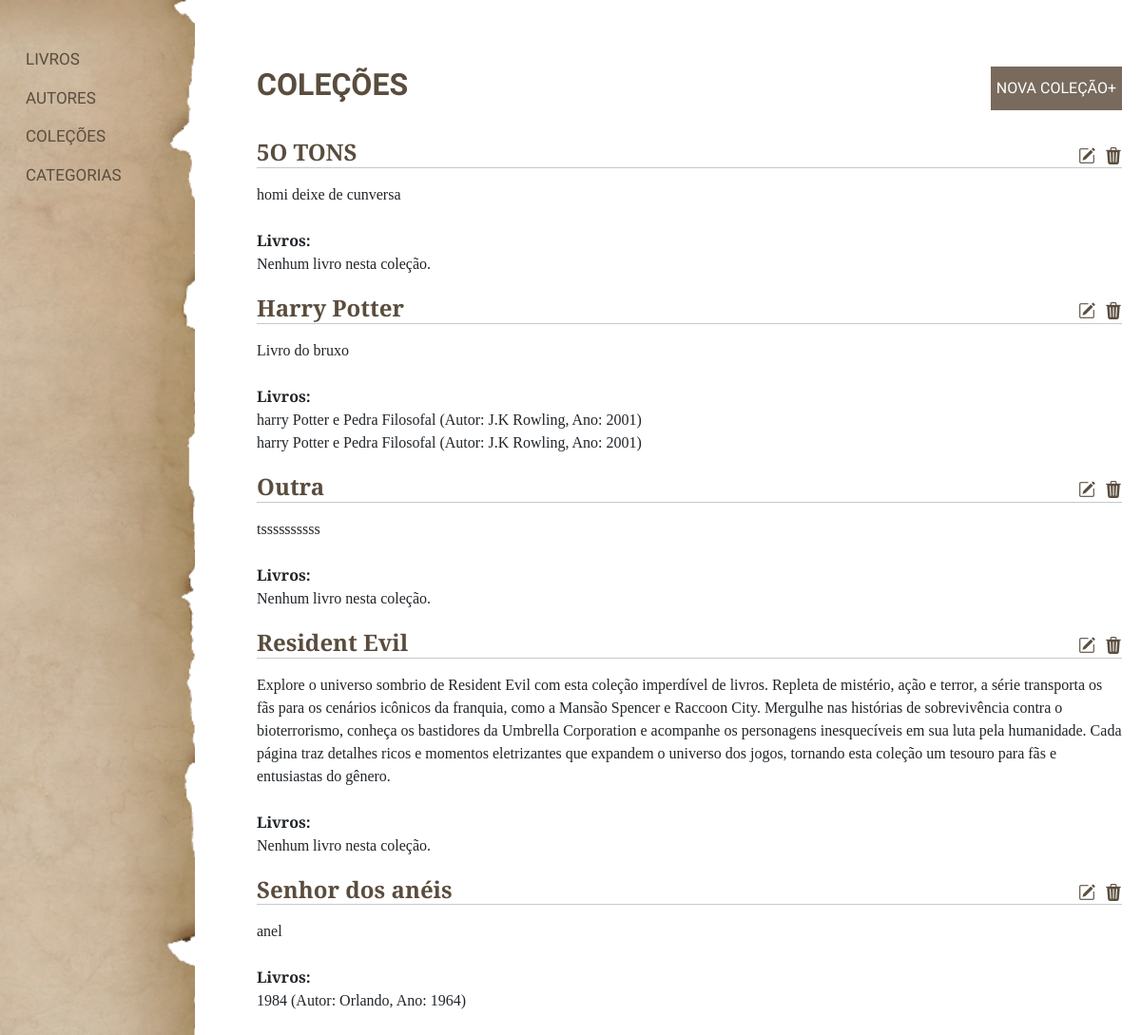
Before: /colecoes/ with the older database file.
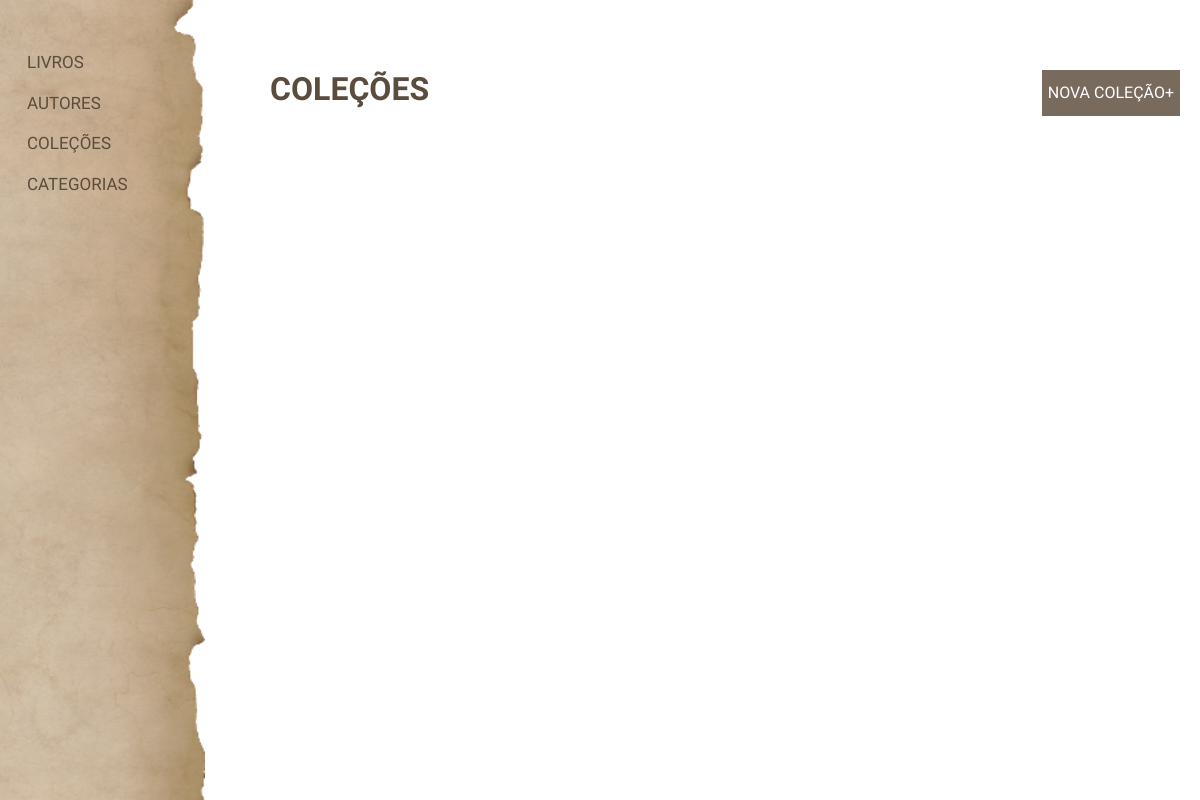
After: the same page with the newer database file.
### livros/models.py (models this page shows, shortened)
class Colecao(models.Model):
    nome = models.CharField(max_length=255, unique= True, verbose_name="Nome da Coleção:")
    descricao = models.TextField(blank= True, null=True, verbose_name="Descrição:")
    data_criacao = models.DateTimeField(auto_now_add=True, verbose_name="Data de Criação:")
    data_atualizacao = models.DateTimeField(auto_now=True, verbose_name="Data de Atualização:")

class Livro(models.Model):
    nome = models.CharField(max_length=255)
    autor = models.ForeignKey('Autor', on_delete=models.CASCADE, related_name="livros")
    ano = models.PositiveIntegerField()
    sinopse = models.TextField(blank=True, null=True, verbose_name="Sinopse:")
    categoria = models.ForeignKey('Categoria', on_delete=models.CASCADE)
    colecao = models.ForeignKey('Colecao', on_delete=models.SET_NULL, null=True, blank=True, related_name="livros")
    imagem = models.ImageField(upload_to='livros/', null=True, blank=True)
    data_criacao = models.DateTimeField(auto_now_add=True)
    data_atualizacao = models.DateTimeField(auto_now=True)

class Autor(models.Model):
    nome = models.CharField(max_length=255, unique= True, verbose_name="Nome do Autor(A):")
    biografia = models.TextField(blank= True, null=True, verbose_name="Biografia do Autor(a):")
    aniversario = models.DateField(verbose_name="Data de Nascimento:")
    nacionalidade = models.CharField(max_length=100, verbose_name="Nacionalidade:")
    data_criacao = models.DateTimeField(auto_now_add=True, verbose_name="Data de Criação:")
    data_atualizacao = models.DateTimeField(auto_now=True, verbose_name="Data de Atualização:")
    def __str__(self):
        return self.nome

### livros/views.py (the view)
# urls.py: path('colecoes/', views.colecoes, name='colecoes'),
def colecoes(request):
    colecao_form = ColecaoForm()
    if request.method == "POST":
        if 'salvar_colecao' in request.POST:
            colecao_form = ColecaoForm(request.POST)
            if colecao_form.is_valid():
                colecao_form.save()
                return redirect('colecoes')
    colecoes = Colecao.objects.prefetch_related('livros').all().order_by("nome")
    return render(request, 'colecoes.html', {
        'colecao_form': colecao_form,
        'colecoes': colecoes,
    })

### templates/colecoes.html (shortened to what this page needs)
<!DOCTYPE html>
<html lang="en">
<head>
    {% load static %}
    <link rel="stylesheet" href="{% static 'css/colecoes.css' %}">
    <link href="https://cdn.jsdelivr.net/npm/bootstrap@5.3.3/dist/css/bootstrap.min.css" rel="stylesheet"
>
    <link rel="stylesheet" href="https://cdn.jsdelivr.net/npm/bootstrap-icons@1.11.3/font/bootstrap-icons.min.css">
</head>
<body>
    <aside class="aside2">
        <ul class="lista-lateral">
            <li style="margin-left:15px; font-weight: 400"><a style="text-decoration:none; color: #5a4d3e" href="{% url 'index' %}">LIVROS</a></li>
            <li style="margin-left:15px; font-weight: 400"><a style="text-decoration:none; color: #5a4d3e" href="{% url 'autores' %}">AUTORES</a></li>
            <li style="margin-left:15px; font-weight: 400"><a style="text-decoration:none; color: #5a4d3e" href="{% url 'colecoes' %}">COLEÇÕES</a></li>
            <li style="margin-left:15px; font-weight: 400"><a style="text-decoration:none; color: #5a4d3e" href="{% url 'categorias' %}">CATEGORIAS</a></li>
        </ul>
    </aside>
    <main>
        <div class="main-actions">
            <h2>COLEÇÕES</h2>
            <button type="button" data-bs-toggle="modal" data-bs-target="#exampleModal">NOVA COLEÇÃO+</button>
        </div>
        <div class="main-categorias">
            {% for colecao in colecoes %}
            <div style="display:flex; justify-content: space-between; align-items:center; margin-top: 20px">
                <h4>{{colecao.nome}}</h4>
                <div class="main-icons">
                    <a style="color: #5a4d3e;" href="{% url 'editar_colecao' colecao.id %}">
                        <i style="color: #5a4d3e;" class="bi bi-pencil-square"></i>
                    </a>
                    <a style="color: #5a4d3e;" href="{% url 'deletar_colecao' colecao.id %}">
                        <i  class="bi bi-trash3-fill"></i>
                    </a>
                </div>
            </div>
            <hr style="margin-top: -7px">
            <span>{{colecao.descricao}}</span> <br><br>
            <strong>Livros:</strong><br>
            {% for livro in colecao.livros.all %}
                <span>{{ livro.nome }} (Autor: {{ livro.autor }}, Ano: {{ livro.ano }})</span><br>
            {% empty %}
                <span>Nenhum livro nesta coleção.</span>
            {% endfor %}
            {% endfor %}
        </div><br>
    </main>
</body>
</html>

Changed rows visible on the page:
removed Colecao: nome "5O TONS", descricao "homi deixe de cunversa"
removed Colecao: nome "Harry Potter", descricao "Livro do bruxo"
no longer on this page (row edited): Livro: nome "harry Potter e Pedra Filosofal", autor "J.K Rowling", ano "2001", shown under "Harry Potter"
no longer on this page (row edited): Livro: nome "harry Potter e Pedra Filosofal", autor "J.K Rowling", ano "2001", shown under "Harry Potter"
removed Colecao: nome "Outra", descricao "tssssssssss"
removed Colecao: nome "Resident Evil", descricao "Explore o universo sombrio de Resident Evil com esta coleção imperdível de livros. Repleta de mistério, ação e terror, a série transporta os fãs para os cenários icônicos da franquia, como a Mansão Spencer e Raccoon City. Mergulhe nas histórias de sobrevivência contra o bioterrorismo, conheça os bastidores da Umbrella Corporation e acompanhe os personagens inesquecíveis em sua luta pela humanidade. Cada página traz detalhes ricos e momentos eletrizantes que expandem o universo dos jogos, tornando esta coleção um tesouro para fãs e entusiastas do gênero."
removed Colecao: nome "Senhor dos anéis", descricao "anel"
no longer on this page (row edited): Livro: nome "1984", autor "Orlando", ano "1964", shown under "Senhor dos anéis"
